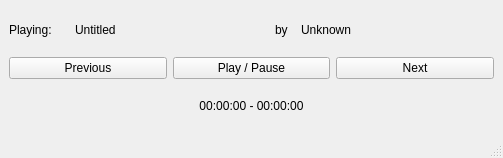
<?xml version="1.0" encoding="UTF-8"?>
<ui version="4.0">
 <class>MainWindow</class>
 <widget class="QMainWindow" name="MainWindow">
  <property name="geometry">
   <rect>
    <x>0</x>
    <y>0</y>
    <width>503</width>
    <height>158</height>
   </rect>
  </property>
  <property name="sizePolicy">
   <sizepolicy hsizetype="Fixed" vsizetype="Fixed">
    <horstretch>0</horstretch>
    <verstretch>0</verstretch>
   </sizepolicy>
  </property>
  <property name="windowTitle">
   <string>SewPlayer</string>
  </property>
  <property name="windowIcon">
   <iconset>
    <normaloff>../../../../../../../Bilder/Design/tsicons/admin.png</normaloff>../../../../../../../Bilder/Design/tsicons/admin.png</iconset>
  </property>
  <widget class="QWidget" name="centralwidget">
   <layout class="QGridLayout" name="gridLayout">
    <item row="1" column="0">
     <layout class="QHBoxLayout" name="info">
      <item>
       <widget class="QLabel" name="playing">
        <property name="sizePolicy">
         <sizepolicy hsizetype="Fixed" vsizetype="Fixed">
          <horstretch>0</horstretch>
          <verstretch>0</verstretch>
         </sizepolicy>
        </property>
        <property name="minimumSize">
         <size>
          <width>60</width>
          <height>20</height>
         </size>
        </property>
        <property name="text">
         <string>Playing: </string>
        </property>
       </widget>
      </item>
      <item>
       <widget class="QLabel" name="title">
        <property name="sizePolicy">
         <sizepolicy hsizetype="Preferred" vsizetype="Fixed">
          <horstretch>0</horstretch>
          <verstretch>0</verstretch>
         </sizepolicy>
        </property>
        <property name="minimumSize">
         <size>
          <width>0</width>
          <height>20</height>
         </size>
        </property>
        <property name="text">
         <string>Untitled</string>
        </property>
       </widget>
      </item>
      <item>
       <widget class="QLabel" name="by">
        <property name="sizePolicy">
         <sizepolicy hsizetype="Fixed" vsizetype="Fixed">
          <horstretch>0</horstretch>
          <verstretch>0</verstretch>
         </sizepolicy>
        </property>
        <property name="minimumSize">
         <size>
          <width>20</width>
          <height>20</height>
         </size>
        </property>
        <property name="text">
         <string>by</string>
        </property>
       </widget>
      </item>
      <item>
       <widget class="QLabel" name="interpret">
        <property name="sizePolicy">
         <sizepolicy hsizetype="Preferred" vsizetype="Fixed">
          <horstretch>0</horstretch>
          <verstretch>0</verstretch>
         </sizepolicy>
        </property>
        <property name="minimumSize">
         <size>
          <width>0</width>
          <height>20</height>
         </size>
        </property>
        <property name="text">
         <string>Unknown</string>
        </property>
       </widget>
      </item>
     </layout>
    </item>
    <item row="2" column="0">
     <layout class="QHBoxLayout" name="buttons">
      <item>
       <widget class="QPushButton" name="previous">
        <property name="cursor">
         <cursorShape>PointingHandCursor</cursorShape>
        </property>
        <property name="text">
         <string>Previous</string>
        </property>
       </widget>
      </item>
      <item>
       <widget class="QPushButton" name="play">
        <property name="cursor">
         <cursorShape>PointingHandCursor</cursorShape>
        </property>
        <property name="text">
         <string>Play / Pause</string>
        </property>
       </widget>
      </item>
      <item>
       <widget class="QPushButton" name="next">
        <property name="cursor">
         <cursorShape>PointingHandCursor</cursorShape>
        </property>
        <property name="text">
         <string>Next</string>
        </property>
       </widget>
      </item>
     </layout>
    </item>
    <item row="3" column="0">
     <widget class="QLabel" name="time">
      <property name="sizePolicy">
       <sizepolicy hsizetype="Preferred" vsizetype="Fixed">
        <horstretch>0</horstretch>
        <verstretch>0</verstretch>
       </sizepolicy>
      </property>
      <property name="minimumSize">
       <size>
        <width>0</width>
        <height>20</height>
       </size>
      </property>
      <property name="layoutDirection">
       <enum>Qt::LeftToRight</enum>
      </property>
      <property name="text">
       <string>00:00:00 - 00:00:00</string>
      </property>
      <property name="alignment">
       <set>Qt::AlignCenter</set>
      </property>
     </widget>
    </item>
   </layout>
  </widget>
  <widget class="QMenuBar" name="menubar">
   <property name="geometry">
    <rect>
     <x>0</x>
     <y>0</y>
     <width>503</width>
     <height>26</height>
    </rect>
   </property>
  </widget>
  <widget class="QStatusBar" name="statusbar"/>
 </widget>
 <resources/>
 <connections/>
</ui>
